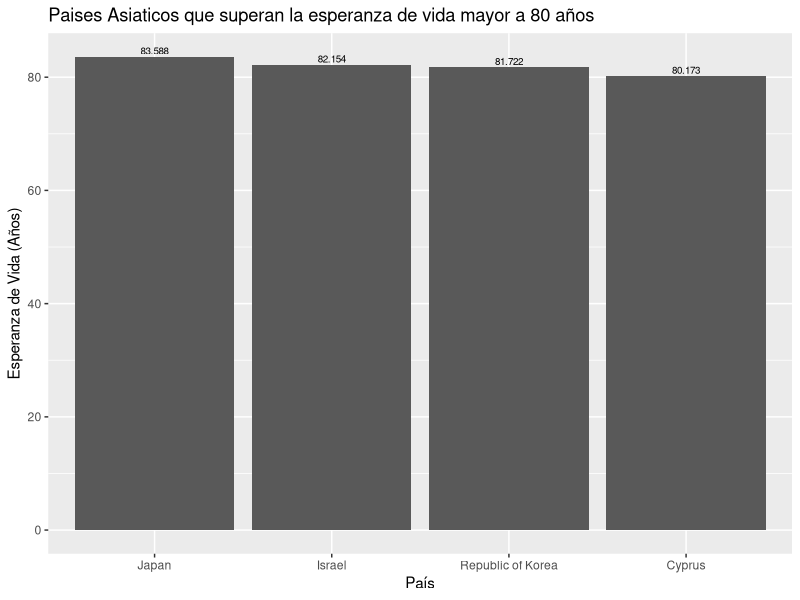
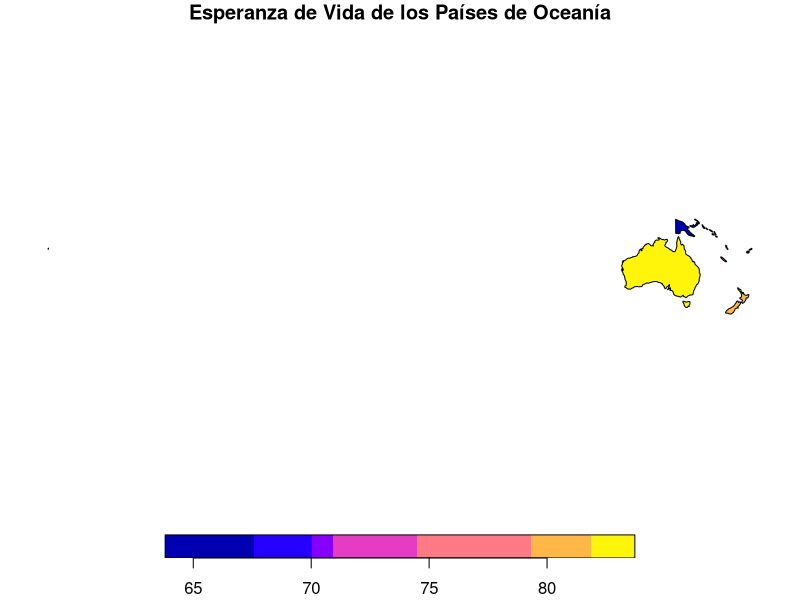
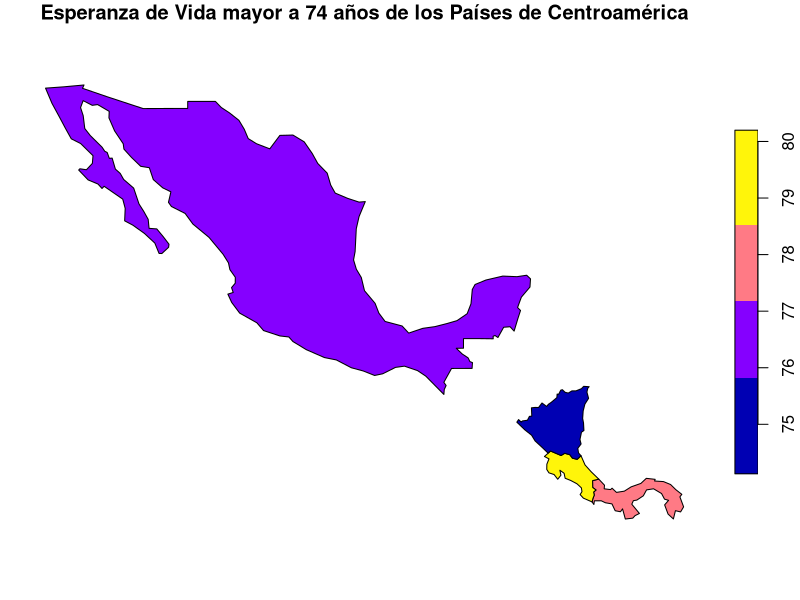
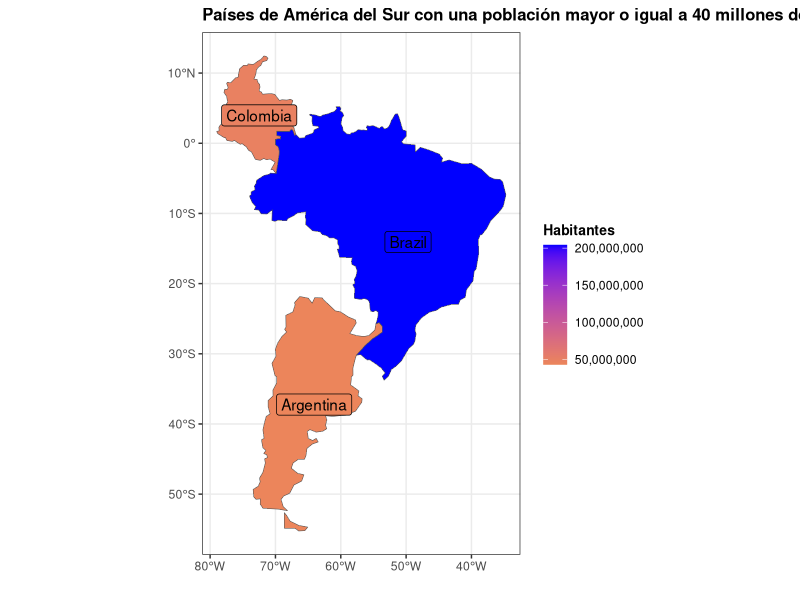
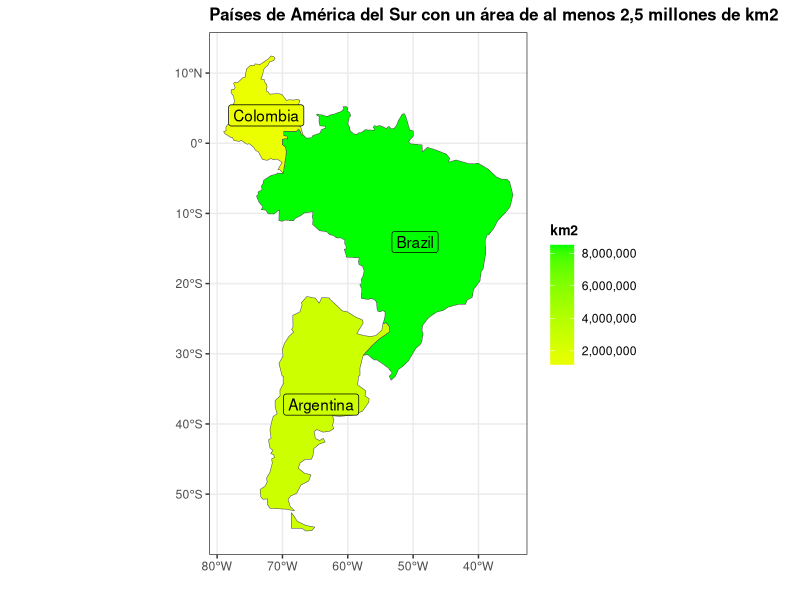

These figures' R source, in order:
## ---- chunk 1
knitr::opts_chunk$set(echo = TRUE)
## ---- chunk 2
# Paquete para generación de documentos (ej. HTML)
library(knitr)
# Paquete para formateo de tablas
library(kableExtra)
# Paquete de graficación
library(ggplot2)
# Paquete de manejo de datos geoespaciales vectoriales
library(sf)
# Paquete con conjuntos de datos geoespaciales
library(spData)
# Paquete para el manejo de datos
library(dplyr)
# Paquete de escalas
library(scales)
## ---- chunk 3
names(world)
## ---- chunk 4
kable(
  world[1:10, 1:5, drop = TRUE], 
  caption="Datos demográficos de los países del mundo"
)
## ---- chunk 5
kable(
  world[1:10, c("name_long","continent","pop","lifeExp","gdpPercap"), drop = TRUE], 
  col.names=c("País","Continente","Población","Esperanza de vida","Renta per cápita"),  
  caption="Datos demográficos de los países del mundo"
)
## ---- chunk 6
# Se extraen las observaciones ordenadas por orden alfabético de país
world.orden <- order(world$name_long)
# Se genera un nuevo data frame ordenado
world.ordenadoxpais <- world[world.orden,]
# Se formatea la tabla con el nuevo data frame
kable(
  world.ordenadoxpais[, c("name_long","continent","pop","lifeExp","gdpPercap"), drop = TRUE], 
  col.names=c("País","Continente","Población","Esperanza de vida","Renta per cápita"),  
  caption="Datos demográficos de los países del mundo"
) %>%
kable_styling() %>%
scroll_box(
  width = "800px", 
  height = "500px", 
  fixed_thead = TRUE
)
## ---- chunk 7
# Se extraen las observaciones correspondientes a los países de Centroamérica
centro_america = world[world$name_long == "Belize" |
                       world$name_long == "Guatemala" |
                       world$name_long == "Honduras" |
                       world$name_long == "El Salvador" |
                       world$name_long == "Nicaragua" |
                       world$name_long == "Costa Rica" |
                       world$name_long == "Panama"
                       , ]
# Se formatea la tabla con el nuevo data frame
kable(
  centro_america[, c("name_long","continent","pop","lifeExp","gdpPercap"), drop = TRUE], 
  col.names=c("País","Continente","Población","Esperanza de vida","Renta per cápita"),  
  caption="Datos demográficos de los países de Centroamérica"
) %>%
kable_styling()
## ---- chunk 8
# Se extraen las observaciones correspondientes a los países de Asia
Paises_Asia = world[world$continent == "Asia" & world$lifeExp >= 80, ]
Paises_Asia2 = na.omit(Paises_Asia)
ggplot(Paises_Asia2, aes(x=reorder(name_long, -lifeExp), y=lifeExp)) +
  ggtitle("Paises Asiaticos que superan la esperanza de vida mayor a 80 años") +
  xlab("País") + 
  ylab("Esperanza de Vida (Años)") +  
  geom_col() +
  geom_text(aes(label=(format(round(lifeExp,3)))), vjust=-0.3, size=2.5, )
## ---- chunk 9
# Países del continente Oceanía
oceania_paises = world[world$continent == "Oceania", ]

# Mapa de esperanza de vida de Oceanía
plot(
  oceania_paises["lifeExp"], 
  main="Esperanza de Vida de los Países de Oceanía"
)
## ---- chunk 10
# Filtro para crear data frame con países de Centroamérica con esperanza de vida mayor a 74 años
paises_ca = world[world$subregion == "Central America" & world$lifeExp >= 74, ]

plot(
  paises_ca["lifeExp"] , 
  main="Esperanza de Vida mayor a 74 años de los Países de Centroamérica"
)
## ---- chunk 11
paises_sa <- world[world$subregion == "South America",] %>%
  filter(pop >= 40000000 | area_km2 >= 2500000)

ggplot(paises_sa, aes(fill=pop))+
  geom_sf()+
  geom_sf_label(aes(label=name_long))+
  scale_fill_gradient2(low = "yellow", mid= "orange", high = "blue", name = "Habitantes", labels = comma)+
  ggtitle("Países de América del Sur con una población mayor o igual a 40 millones de personas")+
  xlab("")+ylab("")+
  theme_bw()+
  theme(title =element_text(size=10, face='bold'))

ggplot(paises_sa, aes(fill=area_km2))+
  geom_sf()+
  geom_sf_label(aes(label=name_long))+
  scale_fill_gradient2(low = "orange", mid= "yellow", high = "green", name = "km2", labels = comma)+
  ggtitle("Países de América del Sur con un área de al menos 2,5 millones de km2")+
  xlab("")+ylab("")+
  theme_bw()+
  theme(title =element_text(size=10, face='bold'))
